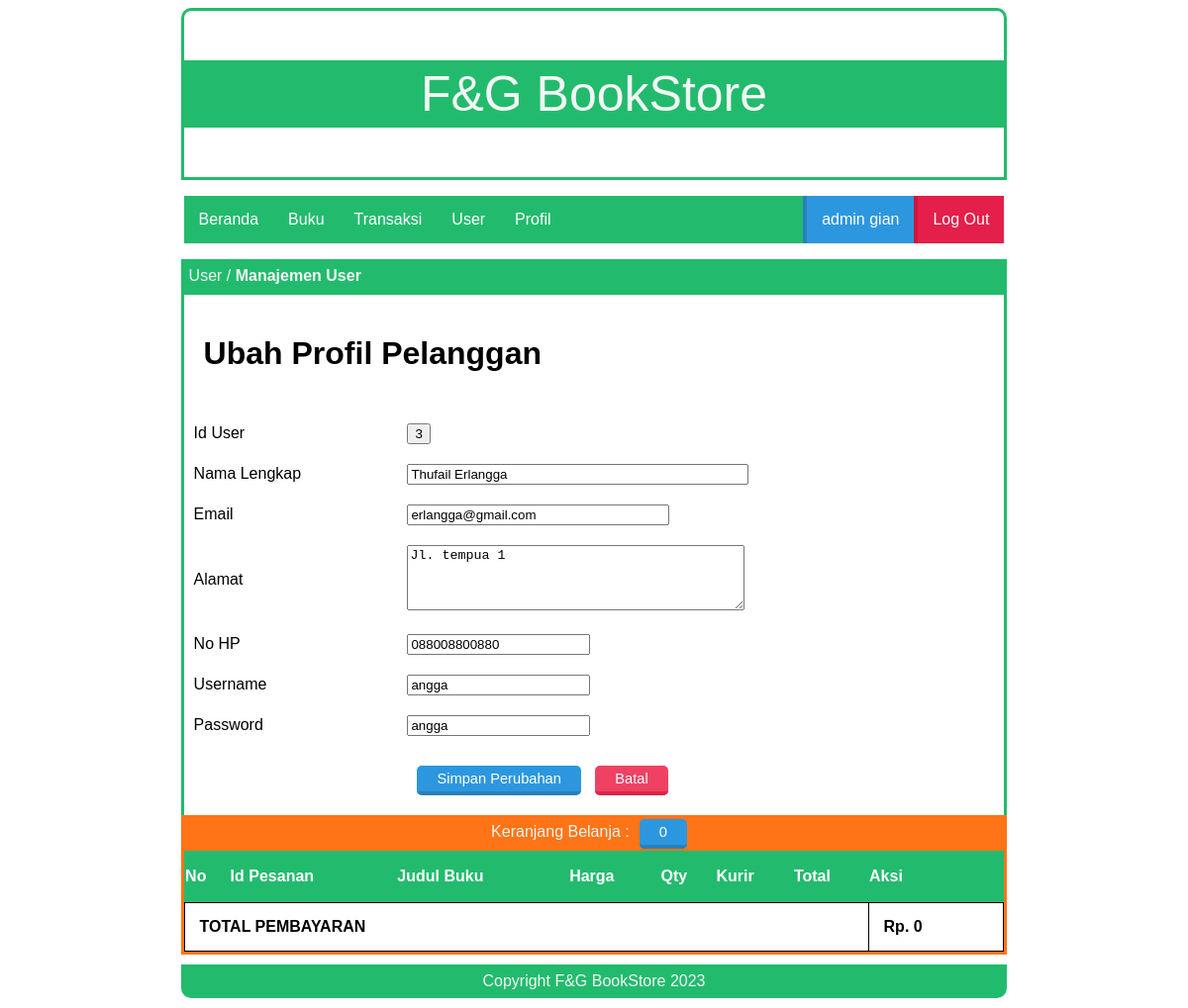
/index.php?page=user_edit&id=3 (signed in), run on the app's committed database.
### tables this page shows
CREATE TABLE `tbl_users` (
  `id_user` int(100) NOT NULL,
  `nama_lengkap` varchar(30) NOT NULL,
  `email` varchar(30) NOT NULL,
  `username` varchar(6) NOT NULL,
  `password` varchar(6) NOT NULL,
  `alamat` varchar(50) NOT NULL,
  `no_hp` text NOT NULL,
  `title` varchar(10) NOT NULL
);

### page/admin/user/user_edit.php (the view, shortened to what this page needs)
<div class="box-title">
    <p>User / <b>Manajemen User</b></p>
</div>
<div id="box">
<?php
  include "lib/koneksi.php";
    $id = $_GET['id'];
    $result = $conn->prepare("SELECT * FROM tbl_users WHERE id_user =:id");
    $result->bindparam(':id', $id);
    $result->execute();
    $row=$result->fetch(PDO::FETCH_OBJ);
 ?>
<h1>Ubah Profil Pelanggan</h1>
<form name="edit" method="post" action="?page=user_editpro" enctype="multipart/form-data">
  <table class="article">
    <tr>
      <td>Id User</td>
      <td>
        <input type="button" name="id_user" value="<?php echo $row->id_user ?>">
      </td>
    </tr>
    <tr>
      <td>Nama Lengkap</td>
      <td>
        <input type="text" name="nama_lengkap" size="40" value="<?php echo $row->nama_lengkap ?>">
      </td>
    </tr>
    <tr>
      <td>Email</td>
      <td>
        <input type="text" name="email" size="30" value="<?php echo $row->email ?>" required>
      </td>
    </tr>
    <tr>
      <td>Alamat</td>
      <td>
        <textarea name="alamat" rows="4" cols="40"><?php echo $row->alamat ?></textarea>
      </td>
    </tr>
    <tr>
      <td>No HP</td>
      <td>
        <input type="text" name="no_hp" value="<?php echo $row->no_hp ?>" required>
      </td>
    </tr>
    <tr>
      <td>Username</td>
      <td>
        <input type="text" name="username" maxlength="6" value="<?php echo $row->username ?>" required>
      </td>
    </tr>
    <tr>
      <td>Password</td>
      <td>
        <input type="text" name="password" maxlength="6" value="<?php echo $row->password ?>" required>
      </td>
    </tr>
    <tr>
      <td></td>
      <td>
        <input class="tombol-biru" type="submit" name="edit" value="Simpan Perubahan">
        <a class="tombol-merah" href="?page=user">Batal</a>
      </td>
    </tr>
  </table>
</form>
</div>

### style.css (style rules this page uses)
.box-title { background: #22bb6d; width: 70%; height: 30px; margin: auto; border: 3px solid #22bb6d; }
.box-title p { color: #f3f5f4; margin: 5px 5px; font-family: sans-serif; }
#box { border-bottom: 0px; border-left: 3px solid #22bb6d; border-right: 3px solid #22bb6d; width: 70%; margin: auto; min-height: 200px; overflow: hidden; }
table.article { border-collapse: collapse; border: 0px; width: 100%; }
.article td { border: 0px; padding: 10px; }
#box p,h1,h2,table,tr,td,img { font-family: sans-serif; padding: 20px; text-align: justify; }
.tombol-biru { background:#2C97DF; color:white; border-top:0; border-left:0; border-right:0; border-bottom:4px solid #2A80B9; border-radius: 5px; padding:5px 20px; text-decoration:none; font-family:sans-serif; font-size:11pt; margin:10px; }
.tombol-merah { background:#ef4162; color:white; border-top:0; border-left:0; border-right:0; border-bottom:4px solid #da2648; border-radius: 5px; padding:5px 20px; text-decoration:none; font-family:sans-serif; font-size:11pt; }

### data on the page
tbl_users: id_user "3", nama_lengkap "Thufail Erlangga", email "erlangga@gmail.com", alamat "Jl. tempua 1", no_hp "088008800880", username "angga", password "angga"

### other printed values
$title "admin"
$user "gian"
$count "0"
$jumlah "0"
